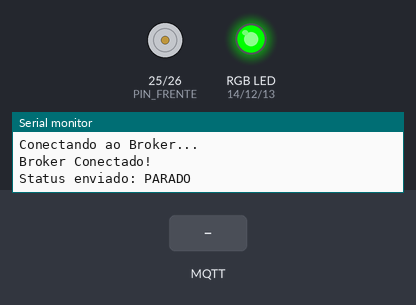
A sketch run on a simulated ESP32. Shown: motor-driver pin pairs drawn as motors (green arrow = first pin HIGH = forward, orange = second pin HIGH = backward, longer = more drive), an RGB LED mixed from three pins (HIGH = lit), the last lines printed to the serial monitor. Dashed ring = blinking. The inputs (shaded band) are chosen by the test bench. WiFi joins after 1.5 s; servers stay silent unless stated; no MQTT or app messages arrive unless stated; not simulated (calls return 0 or success): env.h; names the files do not define were given values by the test bench: BROKER_PORT = 1883.

Above: at 4.8 s.
4.9 s: MQTT message "Trem_Frente" arrives on the first subscribed topic
At 5.1 s:
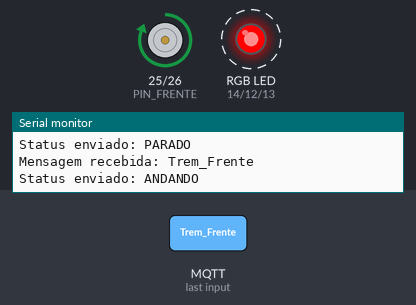
7.9 s: MQTT message "Trem_Tras" arrives on the first subscribed topic
At 8.6 s:
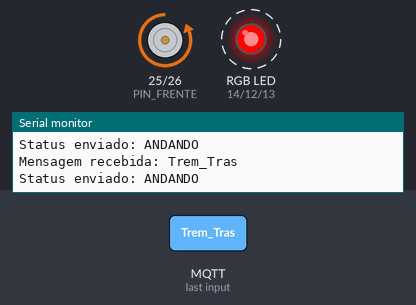
10.9 s: MQTT message "Trem_Parar" arrives on the first subscribed topic
At 11.9 s:
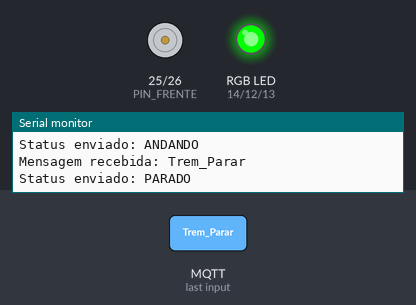
Timing chart, 0 to 13.9 s (numbered marks = the images above; inputs shaded):
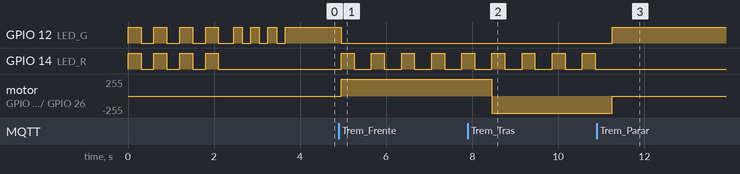

Measured:
- after the input at 4.9 s, GPIO 12 (LED_G): HIGH → LOW after 0.06 s; GPIO 14 (LED_R): alternates HIGH for 0.30 s and LOW for 0.40 s, starting after 0.06 s; motor on GPIO 25 (PIN_FRENTE) / GPIO 26 (PIN_TRAS): stopped → forward 255/255 after 0.06 s
- after the input at 7.9 s, motor on GPIO 25 (PIN_FRENTE) / GPIO 26 (PIN_TRAS): forward 255/255 → backward 255/255 after 0.56 s
- after the input at 10.9 s, GPIO 12 (LED_G): LOW → HIGH after 0.36 s; GPIO 14 (LED_R): stops changing and stays LOW; motor on GPIO 25 (PIN_FRENTE) / GPIO 26 (PIN_TRAS): backward 255/255 → stopped after 0.36 s

The sketch:

trem.ino
```cpp
#include <WiFi.h>
#include <WiFiClientSecure.h>
#include <PubSubClient.h>
#include "env.h"

// ======= Pinos do driver L9110 (motor do trem) =======
#define PIN_FRENTE 25
#define PIN_TRAS   26

// ======= Pinos do LED RGB =======
#define LED_R 14
#define LED_G 12
#define LED_B 13

WiFiClientSecure client;  // Cliente seguro (HTTPS/TLS)
PubSubClient mqtt(client); // Cliente MQTT usando conexão segura

// Função para definir a cor do LED RGB
void setColor(int r, int g, int b) {
  digitalWrite(LED_R, r);
  digitalWrite(LED_G, g);
  digitalWrite(LED_B, b);
}

// Função para piscar uma cor por X tempo, Y vezes
void piscarCor(int r, int g, int b, int tempo, int repeticoes) {
  for (int i = 0; i < repeticoes; i++) {
    setColor(r, g, b);   // Liga cor
    delay(tempo);
    setColor(0, 0, 0);   // Apaga LED
    delay(tempo);
  }
}

// Liga motor para frente
void tremFrente() {
  digitalWrite(PIN_FRENTE, HIGH);
  digitalWrite(PIN_TRAS, LOW);
}

// Liga motor para trás
void tremTras() {
  digitalWrite(PIN_FRENTE, LOW);
  digitalWrite(PIN_TRAS, HIGH);
}

// Desliga motor
void pararTrem() {
  digitalWrite(PIN_FRENTE, LOW);
  digitalWrite(PIN_TRAS, LOW);
}

// Publica mensagem de status no MQTT
void publicarStatus(const char* status) {
  mqtt.publish(TOPIC_STATUS, status);
  Serial.println(String("Status enviado: ") + status);
}

// Callback: executa quando chega mensagem no MQTT
void callback(char* topic, byte* payload, unsigned int length) {
  String msg;

  // Converte bytes recebidos para string
  for (int i = 0; i < length; i++) {
    msg += (char)payload[i];
  }

  Serial.println("Mensagem recebida: " + msg);

  // Interpreta comandos recebidos
  if (msg == "Trem_Frente") {
    tremFrente();
    publicarStatus("ANDANDO");
  }
  else if (msg == "Trem_Tras") {
    tremTras();
    publicarStatus("ANDANDO");
  }
  else if (msg == "Trem_Parar") {
    pararTrem();
    publicarStatus("PARADO");
  }
}

void setup() {
  Serial.begin(115200);

  // Configura pinos como saída
  pinMode(PIN_FRENTE, OUTPUT);
  pinMode(PIN_TRAS, OUTPUT);
  pinMode(LED_R, OUTPUT);
  pinMode(LED_G, OUTPUT);
  pinMode(LED_B, OUTPUT);

  // Conexão WiFi sem validação de certificado
  client.setInsecure();

  Serial.println("Conectando ao WiFi...");
  WiFi.begin(WIFI_SSID, WIFI_PASS);

  // Pisca laranja enquanto tenta conectar ao WiFi
  while (WiFi.status() != WL_CONNECTED) {
    piscarCor(1, 1, 0, 300, 1);
  }

  Serial.println("WiFi Conectado!");

  // Configura servidor MQTT e callback
  mqtt.setServer(BROKER_URL, BROKER_PORT);
  mqtt.setCallback(callback);

  Serial.println("Conectando ao Broker...");

  // Pisca laranja até conectar ao broker
  while (!mqtt.connected()) {
    piscarCor(1, 1, 0, 300, 1);
    mqtt.connect("Trem_ESP32", BROKER_USER, BROKER_PASS);
  }

  Serial.println("Broker Conectado!");

  // Pisca verde 3x quando conecta
  piscarCor(0, 1, 0, 200, 3);

  // Assina o tópico de comandos
  mqtt.subscribe(TOPIC_TREM);

  // LED verde indica trem parado
  setColor(0,1,0);

  publicarStatus("PARADO");
}

void loop() {
  mqtt.loop(); // Mantém conexão MQTT ativa

  // Se algum dos pinos estiver ligado, o trem está andando
  if (digitalRead(PIN_FRENTE) || digitalRead(PIN_TRAS)) {
    piscarCor(1, 0, 0, 300, 1); // Pisca vermelho indicando movimento
  }
  else {
    setColor(0, 1, 0); // Verde se estiver parado
  }

  delay(100);
}
```
